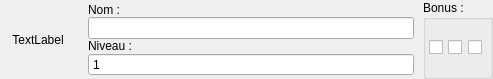
<?xml version="1.0" encoding="UTF-8"?>
<ui version="4.0">
 <class>c_status_build</class>
 <widget class="QWidget" name="c_status_build">
  <property name="geometry">
   <rect>
    <x>0</x>
    <y>0</y>
    <width>493</width>
    <height>76</height>
   </rect>
  </property>
  <property name="minimumSize">
   <size>
    <width>493</width>
    <height>0</height>
   </size>
  </property>
  <property name="maximumSize">
   <size>
    <width>493</width>
    <height>16777215</height>
   </size>
  </property>
  <property name="windowTitle">
   <string>Form</string>
  </property>
  <layout class="QHBoxLayout" name="horizontalLayout">
   <property name="leftMargin">
    <number>0</number>
   </property>
   <property name="topMargin">
    <number>0</number>
   </property>
   <property name="rightMargin">
    <number>0</number>
   </property>
   <property name="bottomMargin">
    <number>0</number>
   </property>
   <item>
    <widget class="QWidget" name="image_classe" native="true">
     <property name="minimumSize">
      <size>
       <width>76</width>
       <height>75</height>
      </size>
     </property>
     <property name="maximumSize">
      <size>
       <width>76</width>
       <height>75</height>
      </size>
     </property>
     <property name="layoutDirection">
      <enum>Qt::LeftToRight</enum>
     </property>
     <layout class="QVBoxLayout" name="verticalLayout">
      <property name="spacing">
       <number>0</number>
      </property>
      <property name="sizeConstraint">
       <enum>QLayout::SetDefaultConstraint</enum>
      </property>
      <property name="leftMargin">
       <number>0</number>
      </property>
      <property name="topMargin">
       <number>0</number>
      </property>
      <property name="rightMargin">
       <number>0</number>
      </property>
      <property name="bottomMargin">
       <number>0</number>
      </property>
      <item>
       <widget class="QLabel" name="image_label">
        <property name="minimumSize">
         <size>
          <width>76</width>
          <height>75</height>
         </size>
        </property>
        <property name="maximumSize">
         <size>
          <width>76</width>
          <height>75</height>
         </size>
        </property>
        <property name="text">
         <string>TextLabel</string>
        </property>
        <property name="alignment">
         <set>Qt::AlignCenter</set>
        </property>
       </widget>
      </item>
     </layout>
    </widget>
   </item>
   <item>
    <widget class="QWidget" name="widget_name_lvl" native="true">
     <layout class="QVBoxLayout" name="verticalLayout_2">
      <property name="spacing">
       <number>0</number>
      </property>
      <property name="leftMargin">
       <number>6</number>
      </property>
      <property name="topMargin">
       <number>3</number>
      </property>
      <property name="rightMargin">
       <number>3</number>
      </property>
      <property name="bottomMargin">
       <number>3</number>
      </property>
      <item>
       <layout class="QVBoxLayout" name="verticalLayout_3">
        <property name="spacing">
         <number>0</number>
        </property>
        <item>
         <widget class="QLabel" name="label_name">
          <property name="text">
           <string>Nom :</string>
          </property>
         </widget>
        </item>
        <item>
         <widget class="QLineEdit" name="build_name"/>
        </item>
       </layout>
      </item>
      <item>
       <layout class="QVBoxLayout" name="verticalLayout_4">
        <property name="spacing">
         <number>0</number>
        </property>
        <item>
         <widget class="QLabel" name="label">
          <property name="text">
           <string>Niveau :</string>
          </property>
         </widget>
        </item>
        <item>
         <widget class="QSpinBox" name="build_lvl">
          <property name="alignment">
           <set>Qt::AlignLeading|Qt::AlignLeft|Qt::AlignVCenter</set>
          </property>
          <property name="buttonSymbols">
           <enum>QAbstractSpinBox::NoButtons</enum>
          </property>
          <property name="minimum">
           <number>1</number>
          </property>
          <property name="maximum">
           <number>200</number>
          </property>
         </widget>
        </item>
       </layout>
      </item>
     </layout>
    </widget>
   </item>
   <item>
    <widget class="QGroupBox" name="bonuses">
     <property name="title">
      <string>Bonus :</string>
     </property>
     <layout class="QHBoxLayout" name="horizontalLayout_2">
      <property name="spacing">
       <number>0</number>
      </property>
      <property name="leftMargin">
       <number>3</number>
      </property>
      <property name="topMargin">
       <number>3</number>
      </property>
      <property name="rightMargin">
       <number>3</number>
      </property>
      <property name="bottomMargin">
       <number>3</number>
      </property>
      <item>
       <widget class="QCheckBox" name="nation_cb">
        <property name="text">
         <string/>
        </property>
       </widget>
      </item>
      <item>
       <widget class="QCheckBox" name="guild_cb">
        <property name="text">
         <string/>
        </property>
       </widget>
      </item>
      <item>
       <widget class="QCheckBox" name="hm_cb">
        <property name="text">
         <string/>
        </property>
       </widget>
      </item>
     </layout>
    </widget>
   </item>
  </layout>
 </widget>
 <resources/>
 <connections/>
</ui>
